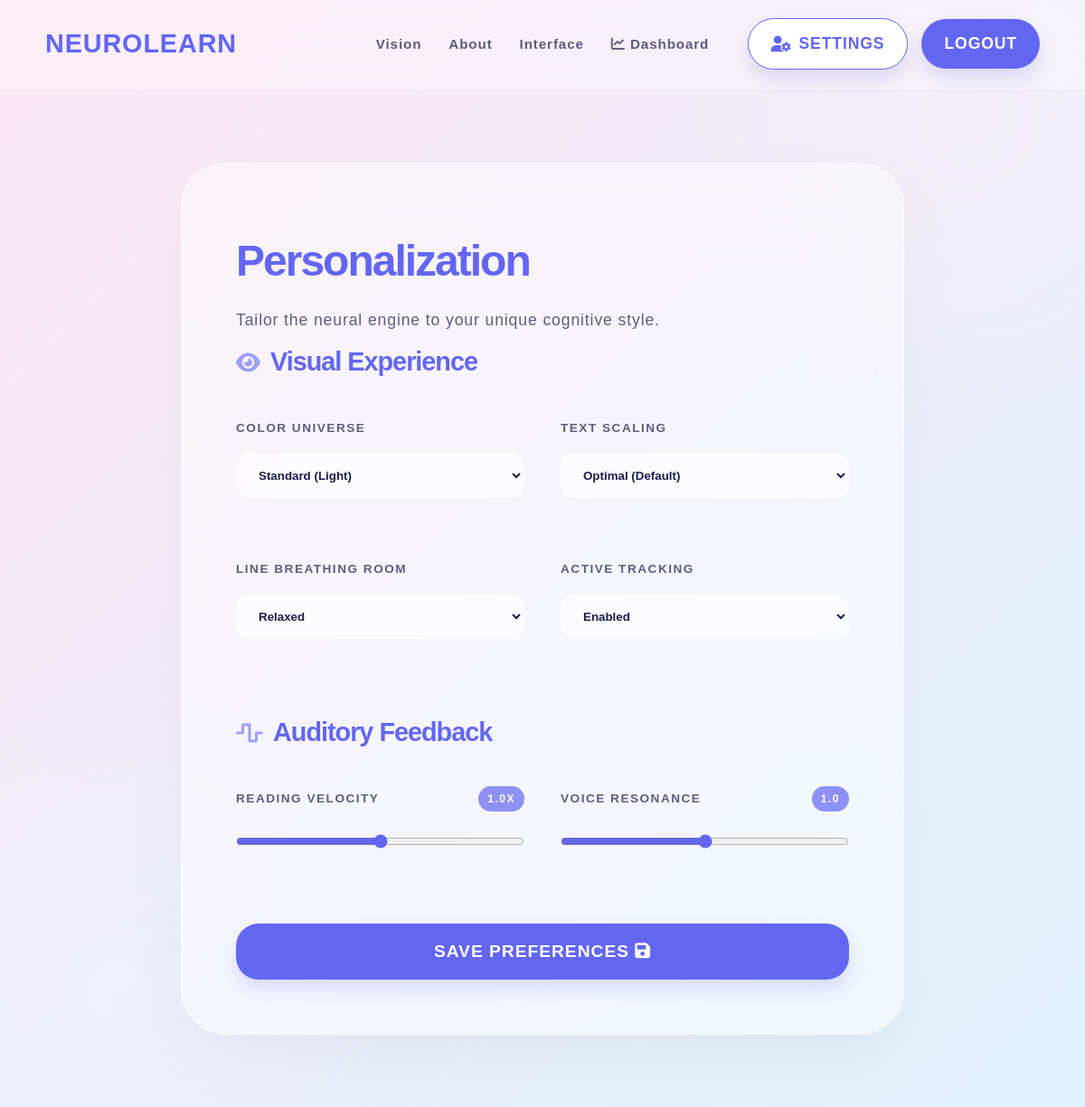
The page /profile (signed in) on the database its author committed.
### models.py (models this page shows)
class UserProfile(db.Model):
    id = db.Column(db.Integer, primary_key=True)
    user_id = db.Column(db.Integer, db.ForeignKey('user.id'), nullable=False)
    theme = db.Column(db.String(50), default='light')
    font_size = db.Column(db.String(50), default='medium')
    line_spacing = db.Column(db.String(50), default='normal')
    highlight_active = db.Column(db.Boolean, default=True)
    tts_speed = db.Column(db.Float, default=0.85)
    tts_pitch = db.Column(db.Float, default=1.0)

### app.py (the view, shortened to what this page needs)
@app.route('/profile', methods=['GET', 'POST'])
@login_required
def profile():
    profile = current_user.profile
    if not profile:
        profile = UserProfile(user_id=current_user.id)
        db.session.add(profile)
        db.session.commit()
    return render_template('profile.html', profile=profile)

### app.py (called while the page is built)
@login_manager.user_loader
def load_user(user_id):
    return User.query.get(int(user_id))

### templates/profile.html (shortened to what this page needs)
{% extends "base.html" %}
{% block content %}
<div class="bg-blob blob-1"></div>
<div class="bg-blob blob-2"></div>
<div class="profile-container">
    <div class="settings-card" data-aos="zoom-in">
        <div class="text-center mb-5">
            <h1 class="fw-bold" style="font-size: 3rem; letter-spacing: -2px; color: var(--primary-indigo);">Personalization</h1>
            <p class="fw-bold" style="opacity: 0.7;">Tailor the neural engine to your unique cognitive style.</p>
        </div>
        <form method="POST">
            <div class="section-title"><i class="fas fa-eye"></i> Visual Experience</div>
            <div class="settings-grid">
                <div class="setting-item">
                    <label>Color Universe</label>
                    <select name="theme">
                        <option value="light" {% if profile.theme == 'light' %}selected{% endif %}>Standard (Light)</option>
                    </select>
                </div>
                <div class="setting-item">
                    <label>Text Scaling</label>
                    <select name="font_size">
                        <option value="medium" {% if profile.font_size == 'medium' %}selected{% endif %}>Optimal (Default)</option>
                    </select>
                </div>
                <div class="setting-item">
                    <label>Line Breathing Room</label>
                    <select name="line_spacing">
                        <option value="relaxed" {% if profile.line_spacing == 'relaxed' %}selected{% endif %}>Relaxed</option>
                    </select>
                </div>
                <div class="setting-item">
                    <label>Active Tracking</label>
                    <select name="highlight_active">
                        <option value="1" {% if profile.highlight_active %}selected{% endif %}>Enabled</option>
                    </select>
                </div>
            </div>
            <div class="section-title"><i class="fas fa-wave-square"></i> Auditory Feedback</div>
            <div class="settings-grid">
                <div class="setting-item">
                    <label>Reading Velocity <span class="val-badge" id="speedVal">{{ profile.tts_speed }}x</span></label>
                    <input type="range" name="tts_speed" min="0.5" max="1.5" step="0.1" value="{{ profile.tts_speed }}" oninput="document.getElementById('speedVal').innerText=this.value+'x'">
                </div>
                <div class="setting-item">
                    <label>Voice Resonance <span class="val-badge" id="pitchVal">{{ profile.tts_pitch }}</span></label>
                    <input type="range" name="tts_pitch" min="0.5" max="1.5" step="0.1" value="{{ profile.tts_pitch }}" oninput="document.getElementById('pitchVal').innerText=this.value">
                </div>
            </div>
            <button type="submit" class="save-btn">
                SAVE PREFERENCES <i class="fas fa-save ms-2"></i>
            </button>
        </form>
    </div>
</div>
{% endblock %}

### templates/base.html (style rules this page uses)
:root { --bg-gradient: linear-gradient(135deg, #fce7f3 0%, #e0f2fe 100%); --primary-indigo: #4338ca; --text-main: #1e1b4b; --accent-pink: #fbcfe8; --accent-blue: #bae6fd; --glass: rgba(255, 255, 255, 0.4); --nav-bg: rgba(255, 255, 255, 0.3); --hl-homophone: #FFF59D; --hl-visually: #B2DFDB; --hl-misread: #F8BBD0; }
* { margin: 0; padding: 0; box-sizing: border-box; font-family: 'Outfit', 'OpenDyslexic', sans-serif; }
body { margin: 0; padding: 0; min-height: 100vh; color: var(--text-main); background: var(--bg-gradient); transition: all 0.4s ease; position: relative; }
.font-medium { font-size: 1.1rem; }
.spacing-relaxed { line-height: 2.0; letter-spacing: 0.05em; }

### templates/profile.html (style rules this page uses)
:root { --primary-indigo: #6366f1; --accent-pink: #fce7f3; --accent-blue: #e0f2fe; --glass: rgba(255, 255, 255, 0.45); --text-dark: #1e1b4b; }
body { margin: 0; padding: 0; min-height: 100vh; background: linear-gradient(135deg, var(--accent-pink) 0%, var(--accent-blue) 100%) !important; position: relative; color: var(--text-dark); transition: background 0.4s ease; }
body::before { content: ""; position: fixed; top: 0; left: 0; width: 100%; height: 100%; background-image: url('https://images.unsplash.com/photo-1617791160505-6f00504e3519?auto=format&fit=crop&q=80&w=1600'); background-size: cover; background-position: center; opacity: 0.2; z-index: -1; pointer-events: none; }
.profile-container { padding: 60px 20px; display: flex; justify-content: center; position: relative; }
.settings-card { background: var(--glass); backdrop-filter: blur(40px); border-radius: 50px; padding: 60px; border: 1px solid rgba(255, 255, 255, 0.6); box-shadow: 0 30px 80px rgba(0, 0, 0, 0.04); width: 100%; max-width: 800px; }
.section-title { font-size: 1.8rem; font-weight: 800; color: var(--primary-indigo); margin-bottom: 30px; display: flex; align-items: center; gap: 12px; letter-spacing: -1px; }
.section-title i { font-size: 1.5rem; opacity: 0.6; }
.settings-grid { display: grid; grid-template-columns: 1fr 1fr; gap: 40px; margin-bottom: 50px; }
.setting-item { margin-bottom: 25px; }
.setting-item label { display: block; font-weight: 800; font-size: 0.85rem; text-transform: uppercase; letter-spacing: 1.5px; margin-bottom: 15px; opacity: 0.7; color: var(--text-dark); }
select, input[type="range"] { width: 100%; padding: 15px 20px; border-radius: 15px; border: 1px solid rgba(255,255,255,0.5); background: rgba(255,255,255,0.6); font-weight: 600; font-family: inherit; transition: 0.3s; color: var(--text-dark); }
input[type="range"] { padding: 0; cursor: pointer; height: 8px; border: none; accent-color: var(--primary-indigo); }
.val-badge { background: var(--primary-indigo); color: white; padding: 2px 10px; border-radius: 20px; font-size: 0.75rem; float: right; }
.save-btn { width: 100%; padding: 20px; border-radius: 25px; font-size: 1.2rem; font-weight: 800; letter-spacing: 1px; color: white; border: none; background: var(--primary-indigo); box-shadow: 0 10px 20px rgba(99, 102, 241, 0.2); cursor: pointer; transition: 0.3s; }
.bg-blob { position: fixed; width: 500px; height: 500px; border-radius: 50%; filter: blur(80px); opacity: 0.25; z-index: -1; animation: floatMove 20s infinite alternate; }
.blob-1 { top: -10%; right: -10%; background: #fdf2f8; }
.blob-2 { bottom: -10%; left: -10%; background: #f0f9ff; animation-delay: -5s; }

### rows shown on the page
UserProfile: theme "Standard (Light)", font_size "Optimal (Default)", line_spacing "Relaxed", highlight_active "Enabled", tts_speed "1.0", tts_speed "1", tts_pitch "1.0", tts_pitch "1"
